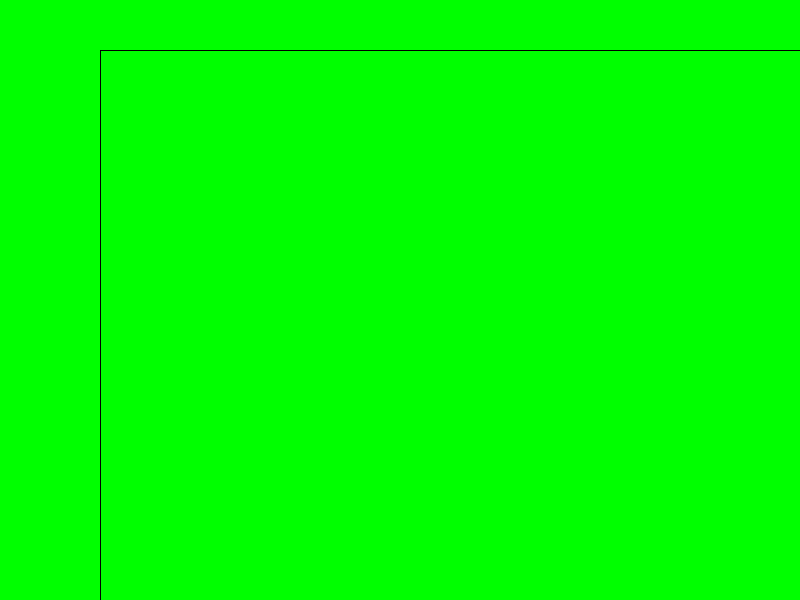
Frame 1 (no input)
Frame 60 (the mouse pressed at the canvas centre just before this capture): identical to frame 1, image omitted
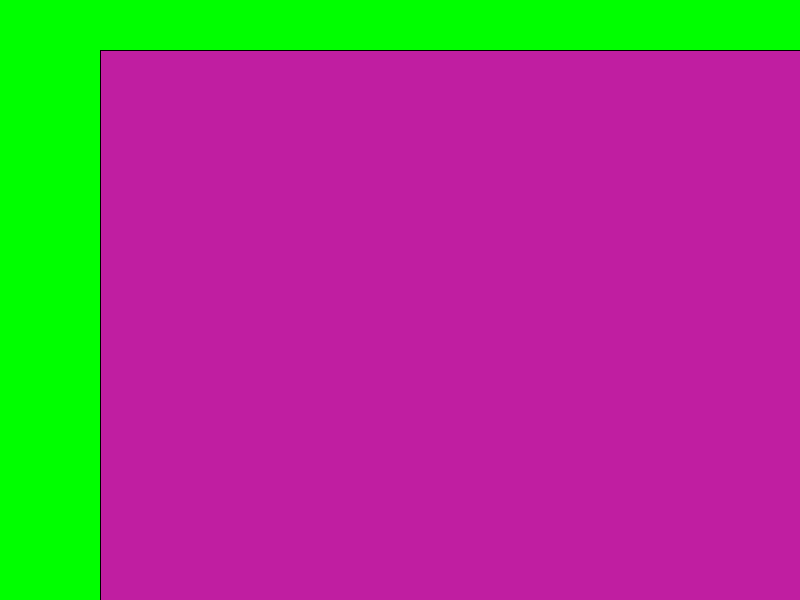
Frame 120 (the mouse held since frame 60 and released just before this capture)

The Processing sketch that drew these frames (run headless with seeded random() and noise(); from frame 60 on, the mouse is pressed at the canvas centre):

// Processing sketch: My_first_code
// ── My_first_code.pde
void setup(){
  size(800,600);
  background(0,255,0);
  
  
}
void draw(){
  if(mousePressed){
  fill(random(256), random(256), random(256));
  }
  else{
    fill(0,255,0);
  }
  
  rect(100,50,width,height);
  
  
}
